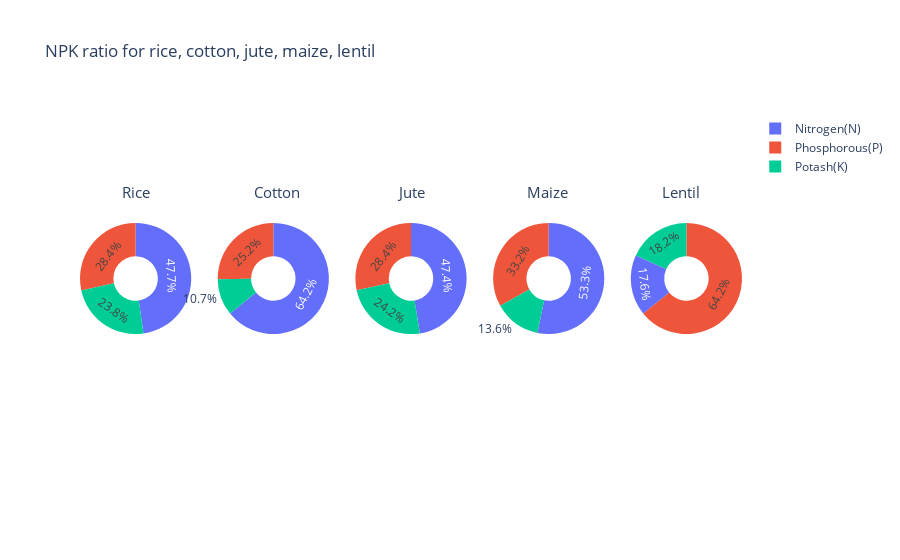

The notebook cell this image was saved under:
### Markdown cell above
### NPK ratio for rice, cotton, jute, maize, lentil

### Code cell
labels = ['Nitrogen(N)','Phosphorous(P)','Potash(K)']
fig = make_subplots(rows=1, cols=5, specs=[[{'type':'domain'}, {'type':'domain'},
                                            {'type':'domain'}, {'type':'domain'}, 
                                            {'type':'domain'}]])

rice_npk = crop_summary[crop_summary.index=='rice']
values = [rice_npk['N'][0], rice_npk['P'][0], rice_npk['K'][0]]
fig.add_trace(go.Pie(labels=labels, values=values,name="Rice"),1, 1)

cotton_npk = crop_summary[crop_summary.index=='cotton']
values = [cotton_npk['N'][0], cotton_npk['P'][0], cotton_npk['K'][0]]
fig.add_trace(go.Pie(labels=labels, values=values,name="Cotton"),1, 2)

jute_npk = crop_summary[crop_summary.index=='jute']
values = [jute_npk['N'][0], jute_npk['P'][0], jute_npk['K'][0]]
fig.add_trace(go.Pie(labels=labels, values=values,name="Jute"),1, 3)

maize_npk = crop_summary[crop_summary.index=='maize']
values = [maize_npk['N'][0], maize_npk['P'][0], maize_npk['K'][0]]
fig.add_trace(go.Pie(labels=labels, values=values,name="Maize"),1, 4)

lentil_npk = crop_summary[crop_summary.index=='lentil']
values = [lentil_npk['N'][0], lentil_npk['P'][0], lentil_npk['K'][0]]
fig.add_trace(go.Pie(labels=labels, values=values,name="Lentil"),1, 5)

fig.update_traces(hole=.4, hoverinfo="label+percent+name")
fig.update_layout(
    title_text="NPK ratio for rice, cotton, jute, maize, lentil",
    annotations=[dict(text='Rice',x=0.06,y=0.8, font_size=15, showarrow=False),
                 dict(text='Cotton',x=0.26,y=0.8, font_size=15, showarrow=False),
                 dict(text='Jute',x=0.50,y=0.8, font_size=15, showarrow=False),
                 dict(text='Maize',x=0.74,y=0.8, font_size=15, showarrow=False),
                dict(text='Lentil',x=0.94,y=0.8, font_size=15, showarrow=False)])
fig.show()

### Figure 1 — Plotly figure (JSON) as saved in the notebook; plotly's stock layout.template omitted (floating-point values rounded to 4 significant figures)
{"data": [{"domain": {"x": [0, 0.168], "y": [0, 1]}, "hole": 0.4, "hoverinfo": "label+percent+name", "labels": ["Nitrogen(N)", "Phosphorous(P)", "Potash(K)"], "name": "Rice", "type": "pie", "values": [79.89, 47.58, 39.87]}, {"domain": {"x": [0.208, 0.376], "y": [0, 1]}, "hole": 0.4, "hoverinfo": "label+percent+name", "labels": ["Nitrogen(N)", "Phosphorous(P)", "Potash(K)"], "name": "Cotton", "type": "pie", "values": [117.8, 46.24, 19.56]}, {"domain": {"x": [0.416, 0.584], "y": [0, 1]}, "hole": 0.4, "hoverinfo": "label+percent+name", "labels": ["Nitrogen(N)", "Phosphorous(P)", "Potash(K)"], "name": "Jute", "type": "pie", "values": [78.4, 46.86, 39.99]}, {"domain": {"x": [0.624, 0.792], "y": [0, 1]}, "hole": 0.4, "hoverinfo": "label+percent+name", "labels": ["Nitrogen(N)", "Phosphorous(P)", "Potash(K)"], "name": "Maize", "type": "pie", "values": [77.76, 48.44, 19.79]}, {"domain": {"x": [0.832, 1], "y": [0, 1]}, "hole": 0.4, "hoverinfo": "label+percent+name", "labels": ["Nitrogen(N)", "Phosphorous(P)", "Potash(K)"], "name": "Lentil", "type": "pie", "values": [18.77, 68.36, 19.41]}], "layout": {"annotations": [{"font": {"size": 15}, "showarrow": false, "text": "Rice", "x": 0.06, "y": 0.8}, {"font": {"size": 15}, "showarrow": false, "text": "Cotton", "x": 0.26, "y": 0.8}, {"font": {"size": 15}, "showarrow": false, "text": "Jute", "x": 0.5, "y": 0.8}, {"font": {"size": 15}, "showarrow": false, "text": "Maize", "x": 0.74, "y": 0.8}, {"font": {"size": 15}, "showarrow": false, "text": "Lentil", "x": 0.94, "y": 0.8}], "title": {"text": "NPK ratio for rice, cotton, jute, maize, lentil"}}}
